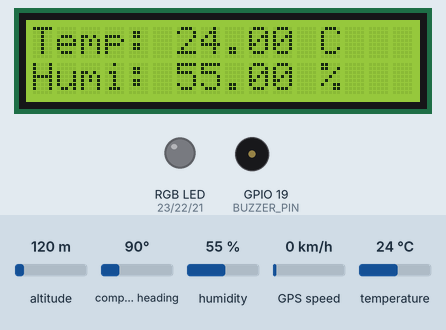
Recording of a sketch running on a simulated ESP32. On the bench: 16×2 character LCD, an RGB LED mixed from three pins (HIGH = lit), buzzer (waves = sounding, pin HIGH). Inputs (shaded band) come from the test bench; at power-on: humidity 55 %, altitude 120 m, compass heading 90°, GPS speed 0 km/h, temperature 24 °C. WiFi joins after 1.5 s; servers stay silent unless stated; the GPS gets a fix after 3 s at 37.7749, -122.4194 with 8 satellites; web services answer with replies made up by the test bench; what the sketch prints to the serial monitor is not drawn.

Above: at 4.7 s.
4.8 s: humidity set to 69 %
At 6.8 s:
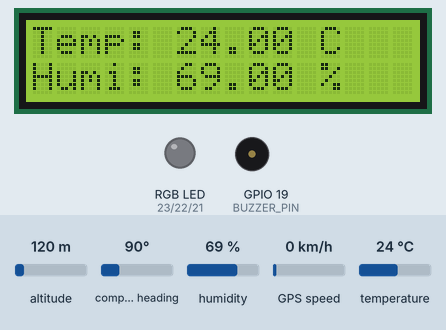
7.6 s: humidity set to 72 %
At 9.0 s:
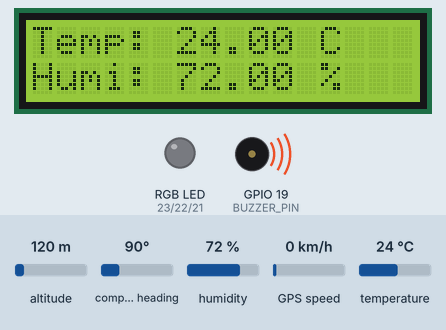
Timing chart, 0 to 24.6 s (numbered marks = the images above; inputs shaded):
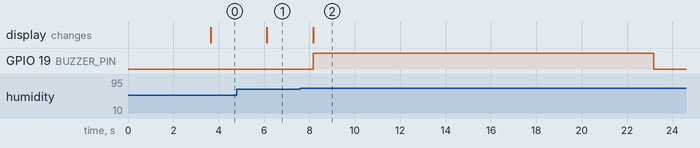

The sketch:

LOCO_HAZARD_DETECTION_HELMET.ino
```cpp
#include <Arduino.h>
#include <WiFi.h>
#include <HTTPClient.h>
#include <TinyGPSPlus.h>
#include <HardwareSerial.h>
#include <Adafruit_Sensor.h>
#include <DHT.h>
#include <DHT_U.h>
#include <Wire.h>
#include <LiquidCrystal_I2C.h>

// Wi-Fi Credentials
const char* ssid = "KLOKKY";
const char* password = "lokesh007*";

// Telegram Bot Credentials
const char* botToken = "your telegram token";
const char* chatID = "your chatID";

// GPS Setup
static const int RXPin = 16, TXPin = 17; // Change as per your ESP32 board
static const uint32_t GPSBaud = 9600;
TinyGPSPlus gps;
HardwareSerial gpsSerial(1);

// DHT Sensor
#define DHTPIN 4
#define DHTTYPE DHT11
DHT dht(DHTPIN, DHTTYPE);

// Buzzer and RGB LED Pins
#define BUZZER_PIN 19
#define RED_PIN 23
#define GREEN_PIN 22
#define BLUE_PIN 21

// LCD Setup
LiquidCrystal_I2C lcd(0x27, 16, 2);

// Thresholds
const float highTempThreshold = 30.0;
const float highHumidityThreshold = 70.0;
bool alertTriggered = false;
int smsCount = 0;
const int maxSmsCount = 2;

void setup() {
    Serial.begin(115200);
    gpsSerial.begin(GPSBaud, SERIAL_8N1, RXPin, TXPin);
    dht.begin();

    pinMode(BUZZER_PIN, OUTPUT);
    pinMode(RED_PIN, OUTPUT);
    pinMode(GREEN_PIN, OUTPUT);
    pinMode(BLUE_PIN, OUTPUT);

    lcd.init();
    lcd.backlight();
    lcd.clear();
    lcd.print("System Ready");
    delay(2000);

    Serial.println("\nConnecting to Wi-Fi...");
    WiFi.begin(ssid, password);
    int attempts = 0;
    while (WiFi.status() != WL_CONNECTED && attempts < 20) {
        delay(500);
        Serial.print(".");
        attempts++;
    }

    if (WiFi.status() == WL_CONNECTED) {
        Serial.println("\nConnected to Wi-Fi!");
    } else {
        Serial.println("\nFailed to connect. Restarting...");
        ESP.restart();
    }
}

void sendLocationToTelegram(float latitude, float longitude) {
    if (WiFi.status() == WL_CONNECTED && smsCount < maxSmsCount) {
        HTTPClient http;
        String url = "https://api.telegram.org/bot" + String(botToken) +
                     "/sendLocation?chat_id=" + String(chatID) +
                     "&latitude=" + String(latitude, 6) +
                     "&longitude=" + String(longitude, 6);
        Serial.println("Sending location...");
        http.begin(url);
        int httpResponseCode = http.GET();
        if (httpResponseCode > 0) {
            Serial.println("Location sent!");
            smsCount++;
        } else {
            Serial.print("Error: ");
            Serial.println(httpResponseCode);
        }
        http.end();
    }
}

void loop() {
    float humidity = dht.readHumidity();
    float temperature = dht.readTemperature();

    if (!isnan(humidity) && !isnan(temperature)) {
        Serial.print("Temp: "); Serial.print(temperature);
        Serial.print(" C | Humi: "); Serial.println(humidity);

        lcd.clear();
        lcd.setCursor(0, 0);
        lcd.print("Temp: ");
        lcd.print(temperature);
        lcd.print(" C");
        lcd.setCursor(0, 1);
        lcd.print("Humi: ");
        lcd.print(humidity);
        lcd.print(" %");

        if ((temperature > highTempThreshold || humidity > highHumidityThreshold) && !alertTriggered) {
            alertTriggered = true;
            digitalWrite(BUZZER_PIN, HIGH);
            setRGBColor(255, 0, 0);
            delay(15000); // Buzzer rings for 15 seconds
            digitalWrite(BUZZER_PIN, LOW);
            setRGBColor(0, 255, 0);
        } else if (temperature <= highTempThreshold && humidity <= highHumidityThreshold) {
            alertTriggered = false;
        }
    } else {
        Serial.println("DHT Sensor Error");
        lcd.clear();
        lcd.print("Sensor Error");
    }

    while (gpsSerial.available() > 0) {
        gps.encode(gpsSerial.read());
        if (gps.location.isUpdated()) {
            float latitude = gps.location.lat();
            float longitude = gps.location.lng();
            Serial.print("Lat: "); Serial.print(latitude, 6);
            Serial.print(" | Lon: "); Serial.println(longitude, 6);
            sendLocationToTelegram(latitude, longitude);
        }
    }
    delay(2000);
}

void setRGBColor(int red, int green, int blue) {
    ledcWrite(0, red);
    ledcWrite(1, green);
    ledcWrite(2, blue);
}
```

Measured:
- the behaviour switches between 70 and 71 % on humidity (found by bisection; images 1 and 2)
- after the input at 4.8 s, the display: changes after 1.3 s (image 1)
- after the input at 7.6 s, GPIO 19 (BUZZER_PIN): LOW → HIGH after 0.57 s, → LOW 15.0 s later; the display: changes after 0.57 s (image 2)
